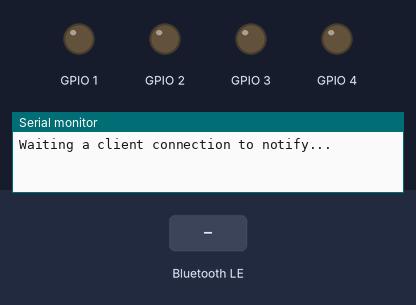
Bench run of a program on a simulated Seeed XIAO ESP32-S3. On the bench: output pins drawn as LEDs (lit = HIGH), the last lines printed to the serial monitor. Inputs (shaded band) come from the test bench. Nothing arrives over Bluetooth unless stated; a phone connects over Bluetooth LE 3 s after start.

Above: at 1.2 s.
1.3 s: Bluetooth LE write "1" received
At 2.4 s:
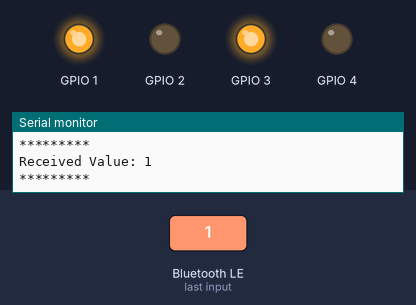
2.8 s: Bluetooth LE write "2" received
At 3.5 s:
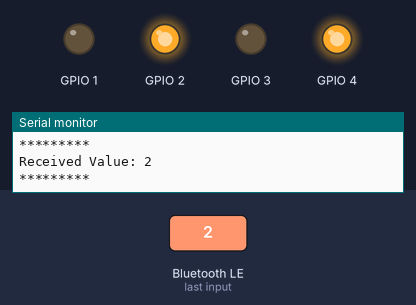
4.3 s: Bluetooth LE write "3" received
At 4.9 s:
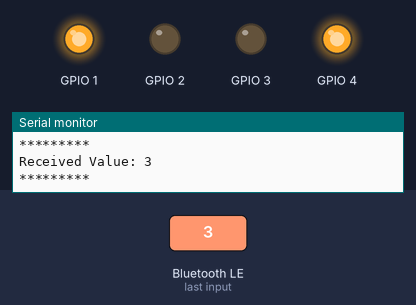
5.8 s: Bluetooth LE write "4" received
At 7.0 s:
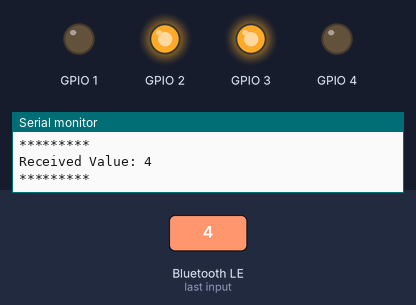
7.3 s: Bluetooth LE write "0" received
At 8.2 s:
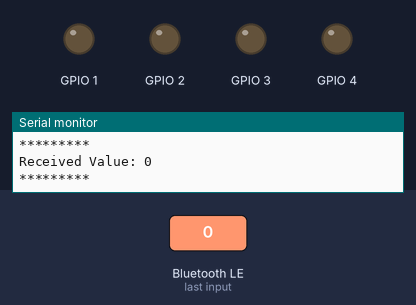
Timing chart, 0 to 9.8 s (numbered marks = the images above; inputs shaded):
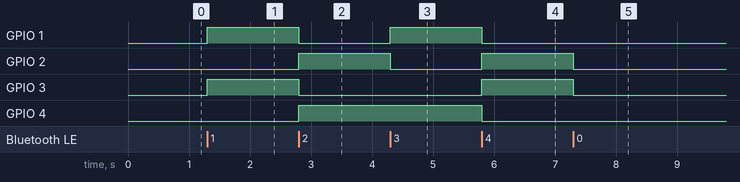

Measured:
- after the input at 1.3 s, GPIO 1, GPIO 3: LOW → HIGH at once
- after the input at 2.8 s, GPIO 1, GPIO 3: HIGH → LOW at once; GPIO 2, GPIO 4: LOW → HIGH at once
- after the input at 4.3 s, GPIO 1: LOW → HIGH at once; GPIO 2: HIGH → LOW at once
- after the input at 5.8 s, GPIO 1, GPIO 4: HIGH → LOW at once; GPIO 2, GPIO 3: LOW → HIGH at once
- after the input at 7.3 s, GPIO 2, GPIO 3: HIGH → LOW at once

The program:

main.cpp
```cpp
#include <Arduino.h>
#include <BLE2902.h>
#include <BLEDevice.h>
#include <BLEServer.h>
// #include <BLEUtils.h>

#include <Assign.hpp>
#include <Motor/DG01D_E.hpp>
#include <System.hpp>

#include <iostream>
using namespace std;

#define BUFFER 64

BLEServer         *pServer = NULL;
BLECharacteristic *pTxCharacteristic;
bool               deviceConnected    = false;
bool               oldDeviceConnected = false;
uint8_t            txValue[BUFFER]    = "";

Motor::DG01D_E left_motor{assign::LEFT_MOTOR_PWM_PIN1,     assign::LEFT_MOTOR_PWM_PIN2, assign::LEFT_MOTOR_ENCODER_PIN1,
                          assign::LEFT_MOTOR_ENCODER_PIN2, assign::LEFT_MOTOR_PWM_CH1,  assign::LEFT_MOTOR_PWM_CH2};
Motor::DG01D_E right_motor{assign::RIGHT_MOTOR_PWM_PIN1,     assign::RIGHT_MOTOR_PWM_PIN2,
                           assign::RIGHT_MOTOR_ENCODER_PIN1, assign::RIGHT_MOTOR_ENCODER_PIN2,
                           assign::RIGHT_MOTOR_PWM_CH1,      assign::RIGHT_MOTOR_PWM_CH2};

// See the following for generating UUIDs:
// https://www.uuidgenerator.net/

#define SERVICE_UUID           "6E400001-B5A3-F393-E0A9-E50E24DCCA9E"  // UART service UUID
#define CHARACTERISTIC_UUID_RX "6E400002-B5A3-F393-E0A9-E50E24DCCA9E"
#define CHARACTERISTIC_UUID_TX "6E400003-B5A3-F393-E0A9-E50E24DCCA9E"

class MyServerCallbacks : public BLEServerCallbacks {
    void onConnect(BLEServer *pServer) {
        deviceConnected = true;
    };

    void onDisconnect(BLEServer *pServer) {
        deviceConnected = false;
    }
};

class MyCallbacks : public BLECharacteristicCallbacks {
    void onWrite(BLECharacteristic *pCharacteristic) {
        std::string rxValue = pCharacteristic->getValue();
        if (rxValue.length() > 0) {
            Serial.println("*********");
            Serial.print("Received Value: ");
            String s = "";
            for (int i = 0; i < rxValue.length(); i++) {
                Serial.print(rxValue[i]);
                s += rxValue[i];
            }
            System::changeSpeedMotors(s.toInt(), left_motor, right_motor);
            Serial.println();
            Serial.println("*********");
        }
    }
};

void setup() {
    Serial.begin(115200);

    // Create the BLE Device
    BLEDevice::init("BLE_Control");

    // Create the BLE Server
    pServer = BLEDevice::createServer();
    pServer->setCallbacks(new MyServerCallbacks());

    // Create the BLE Service
    BLEService *pService = pServer->createService(SERVICE_UUID);

    // Create a BLE Characteristic
    pTxCharacteristic = pService->createCharacteristic(CHARACTERISTIC_UUID_TX, BLECharacteristic::PROPERTY_NOTIFY);

    pTxCharacteristic->addDescriptor(new BLE2902());

    BLECharacteristic *pRxCharacteristic =
        pService->createCharacteristic(CHARACTERISTIC_UUID_RX, BLECharacteristic::PROPERTY_WRITE);

    pRxCharacteristic->setCallbacks(new MyCallbacks());

    // Start the service
    pService->start();

    // Start advertising
    pServer->getAdvertising()->start();
    Serial.println("Waiting a client connection to notify...");
    BLESecurity *pSecurity = new BLESecurity();
    pSecurity->setStaticPIN(123456);
}

void loop() {

    // 以下修正箇所　COMからデータを読み取り、BLEに送信
    if (deviceConnected == true) {
        if (Serial.available() != 0) {
            size_t bufSize = Serial.read(txValue, Serial.available());
            pTxCharacteristic->setValue(txValue, bufSize);
            pTxCharacteristic->notify();
        }

        delay(10);  // bluetooth stack will go into congestion, if too many packets are sent
    }
    // ここまで

    // disconnecting
    if (!deviceConnected && oldDeviceConnected) {
        delay(500);                   // give the bluetooth stack the chance to get things ready
        pServer->startAdvertising();  // restart advertising
        Serial.println("start advertising");
        oldDeviceConnected = deviceConnected;
    }
    // connecting
    if (deviceConnected && !oldDeviceConnected) {
        // do stuff here on connecting
        oldDeviceConnected = deviceConnected;
    }
}
```

Assign.hpp
```cpp
#pragma once

#include <Arduino.h>

namespace assign {

constexpr uint8_t LEFT_MOTOR_PWM_PIN1      = A0;
constexpr uint8_t LEFT_MOTOR_PWM_PIN2      = A1;
constexpr uint8_t LEFT_MOTOR_PWM_CH1       = 0;
constexpr uint8_t LEFT_MOTOR_PWM_CH2       = 1;
constexpr uint8_t LEFT_MOTOR_ENCODER_PIN1  = A4;
constexpr uint8_t LEFT_MOTOR_ENCODER_PIN2  = A5;
constexpr uint8_t RIGHT_MOTOR_PWM_PIN1     = A2;
constexpr uint8_t RIGHT_MOTOR_PWM_PIN2     = A3;
constexpr uint8_t RIGHT_MOTOR_PWM_CH1      = 2;
constexpr uint8_t RIGHT_MOTOR_PWM_CH2      = 3;
constexpr uint8_t RIGHT_MOTOR_ENCODER_PIN1 = A8;
constexpr uint8_t RIGHT_MOTOR_ENCODER_PIN2 = A9;
// constexpr uint8_t LEFT_MOTOR_PWM_PIN1      = 0;

}  // namespace assign
```

DG01D_E.hpp
```cpp
#pragma once

#include <Arduino.h>
#include <Motor/MotorDriver/TB6612.hpp>
namespace Motor {

class DG01D_E {
  private:
    Motor::MotorDriver::TB6612 motor_driver;
    int                        input_pin1;
    int                        input_pin2;

  public:
    DG01D_E(int pin1, int pin2, int pin3, int pin4, int ch1, int ch2);
    auto changeSpeed(int value) -> void;
};
}  // namespace Motor
```

System.hpp
```cpp
#pragma once

#include <Motor/DG01D_E.hpp>
namespace System{

auto changeSpeedMotors(int value, Motor::DG01D_E l_motor,Motor::DG01D_E r_motor) -> void;

}
```

DG01D_E.cpp
```cpp
#include <Motor/DG01D_E.hpp>
#include <Motor/MotorDriver/TB6612.hpp>

Motor::DG01D_E::DG01D_E(int pin1, int pin2, int pin3, int pin4, int ch1, int ch2) {
    motor_driver.setPins(pin1, pin2, ch1, ch2);
    input_pin1   = pin3;
    input_pin2   = pin4;
    if (input_pin1 == -1) {
        pinMode(input_pin1, INPUT);
        pinMode(input_pin2, INPUT);
    }
}

auto Motor::DG01D_E::changeSpeed(int value) -> void {
    motor_driver.changeSpeed(value);
}
```

System.cpp
```cpp
#include <System.hpp>

auto System::changeSpeedMotors(int value, Motor::DG01D_E l_motor, Motor::DG01D_E r_motor) -> void {
    switch (value) {
    case 0:
        l_motor.changeSpeed(0);
        r_motor.changeSpeed(0);
        break;
    case 1:
        l_motor.changeSpeed(1000);
        r_motor.changeSpeed(1000);
        break;
    case 2:
        l_motor.changeSpeed(-1000);
        r_motor.changeSpeed(-1000);
        break;
    case 3:
        l_motor.changeSpeed(1000);
        r_motor.changeSpeed(-1000);
        break;
    case 4:
        l_motor.changeSpeed(-1000);
        r_motor.changeSpeed(1000);
        break;

    default:
        l_motor.changeSpeed(0);
        r_motor.changeSpeed(0);
        break;
    }
}
```

TB6612.hpp
```cpp
#pragma once

#include <Arduino.h>
namespace Motor::MotorDriver {

class TB6612 {
  private:
    int pin1;
    int pin2;
    int pwm_ch1;
    int pwm_ch2;

  public:
    TB6612();
    TB6612(int pin1, int pin2, int ch1, int ch2);

    auto setPins(int pin1, int pin2, int ch1, int ch2) -> void;
    auto changeSpeed(int value) -> void;
};
}  // namespace MotorDriver
```

TB6612.cpp
```cpp
#include <Motor/MotorDriver/TB6612.hpp>

Motor::MotorDriver::TB6612::TB6612(){}

Motor::MotorDriver::TB6612::TB6612(int pin1, int pin2, int ch1, int ch2) {
    this->pin1 = pin1;
    this->pin2 = pin2;
    pwm_ch1    = ch1;
    pwm_ch2    = ch2;

    pinMode(pin1, OUTPUT);
    pinMode(pin1, OUTPUT);

    ledcSetup(pwm_ch1, 12800, 8);
    ledcAttachPin(this->pin1, pwm_ch1);
    ledcWrite(pwm_ch1, 0);

    ledcSetup(pwm_ch2, 12800, 8);
    ledcAttachPin(this->pin2, pwm_ch2);
    ledcWrite(pwm_ch2, 0);
}

auto Motor::MotorDriver::TB6612::setPins(int pin1, int pin2, int ch1, int ch2) -> void{
    this->pin1 = pin1;
    this->pin2 = pin2;
    pwm_ch1    = ch1;
    pwm_ch2    = ch2;

    pinMode(pin1, OUTPUT);
    pinMode(pin1, OUTPUT);

    ledcSetup(pwm_ch1, 12800, 8);
    ledcAttachPin(this->pin1, pwm_ch1);
    ledcWrite(pwm_ch1, 0);

    ledcSetup(pwm_ch2, 12800, 8);
    ledcAttachPin(this->pin2, pwm_ch2);
    ledcWrite(pwm_ch2, 0);
};

auto Motor::MotorDriver::TB6612::changeSpeed(int value) -> void {
    if (value == 0){
        ledcWrite(pwm_ch1, 0);
        ledcWrite(pwm_ch2, 0);
    }else if(value > 0){
        ledcWrite(pwm_ch1, value);
        ledcWrite(pwm_ch2, 0);
    }else {
        ledcWrite(pwm_ch1, 0);
        ledcWrite(pwm_ch2, -value);
    }
}
```
